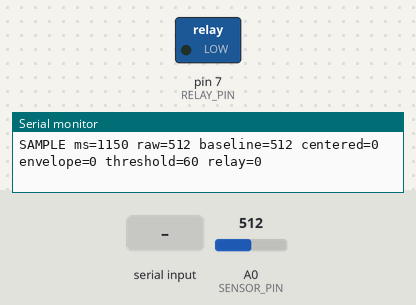
Simulated run of this sketch. Board: Arduino Pro Mini, built with avr-gcc and run on an emulated ATmega328P. Parts: switched loads named in the sketch (green lamp = pin HIGH), the last lines printed to the serial monitor. Inputs (shaded band) come from the test bench; at power-on: A0 (SENSOR_PIN) = 512.

Above: at 1.2 s.
1.3 s: A0 (SENSOR_PIN) set to 716
At 2.6 s:
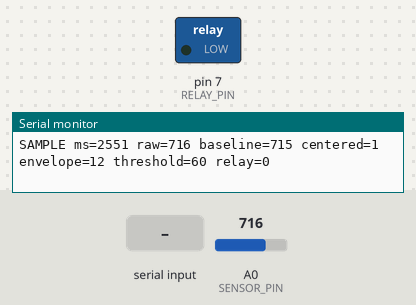
2.9 s: "t" received over Serial
At 2.96 s:
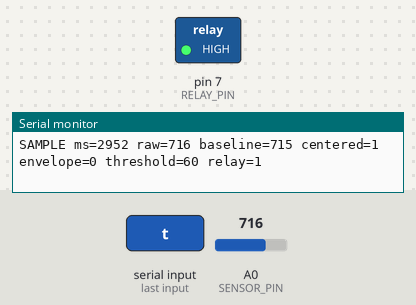
Timing chart, 0 to 5.9 s (numbered marks = the images above; inputs shaded):
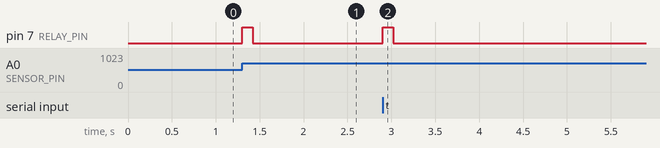

The sketch:

phase_a_single_node.ino
```cpp
/*
  TLP-Klappen - Phase A single node bring-up

  Wiring assumptions for first hardware tests:
  - Wattuino Pro Mini / Arduino Pro Mini compatible board
  - Piezo / vibration sensor analog output -> A0
  - Sensor VCC/GND -> board VCC/GND
  - Relay control input -> D7

  Safety note:
  - Do NOT drive a bare relay coil directly from the AVR pin.
  - Use a relay module with transistor/driver stage, or add an external
    transistor/MOSFET plus flyback diode across the coil.
  - Share ground between the Pro Mini and the relay driver stage.
*/

const uint8_t SENSOR_PIN = A0;
const uint8_t RELAY_PIN = 7;
const bool RELAY_ACTIVE_HIGH = true;

const int HIT_THRESHOLD = 60;                    // Envelope threshold for a hit
const unsigned long RELAY_PULSE_MS = 120;       // Relay ON pulse per hit
const unsigned long REFRACTORY_MS = 220;        // Ignore retriggers for this time
const unsigned long DEBUG_INTERVAL_MS = 50;     // Periodic debug output

const uint8_t BASELINE_FILTER_SHIFT = 4;        // 1/16 IIR baseline smoothing
const uint8_t ENVELOPE_DECAY_SHIFT = 2;         // Faster decay = smaller value

long baselineQ8 = 0;
int envelope = 0;
int lastRaw = 0;
int lastBaseline = 0;
int lastCentered = 0;

bool relayPulseActive = false;
bool debugStreamingEnabled = true;

unsigned long relayOffAtMs = 0;
unsigned long lastHitAtMs = 0;
unsigned long lastDebugAtMs = 0;

void setRelay(bool enabled) {
  digitalWrite(RELAY_PIN, enabled == RELAY_ACTIVE_HIGH ? HIGH : LOW);
}

void startRelayPulse(unsigned long nowMs) {
  relayPulseActive = true;
  relayOffAtMs = nowMs + RELAY_PULSE_MS;
  setRelay(true);
}

void stopRelayPulse() {
  relayPulseActive = false;
  setRelay(false);
}

void printHelp() {
  Serial.println(F("Commands:"));
  Serial.println(F("  t = manual relay pulse"));
  Serial.println(F("  d = toggle periodic debug stream"));
  Serial.println(F("  ? = print this help"));
}

void printSample(unsigned long nowMs) {
  Serial.print(F("SAMPLE ms="));
  Serial.print(nowMs);
  Serial.print(F(" raw="));
  Serial.print(lastRaw);
  Serial.print(F(" baseline="));
  Serial.print(lastBaseline);
  Serial.print(F(" centered="));
  Serial.print(lastCentered);
  Serial.print(F(" envelope="));
  Serial.print(envelope);
  Serial.print(F(" threshold="));
  Serial.print(HIT_THRESHOLD);
  Serial.print(F(" relay="));
  Serial.println(relayPulseActive ? 1 : 0);
}

void handleSerial(unsigned long nowMs) {
  while (Serial.available() > 0) {
    char command = static_cast<char>(Serial.read());

    if (command == 't' || command == 'T') {
      Serial.println(F("CMD manual relay pulse"));
      startRelayPulse(nowMs);
    } else if (command == 'd' || command == 'D') {
      debugStreamingEnabled = !debugStreamingEnabled;
      Serial.print(F("CMD debug_stream="));
      Serial.println(debugStreamingEnabled ? F("on") : F("off"));
    } else if (command == '?') {
      printHelp();
    }
  }
}

void setup() {
  pinMode(RELAY_PIN, OUTPUT);
  stopRelayPulse();

  Serial.begin(115200);
  while (!Serial) {
    // Safe on boards without native USB; exits immediately on Pro Mini class hardware.
  }

  baselineQ8 = static_cast<long>(analogRead(SENSOR_PIN)) << 8;

  Serial.println(F("TLP-Klappen Phase A single-node test"));
  Serial.println(F("Board: Arduino Pro Mini / Wattuino Pro Mini compatible"));
  Serial.println(F("Sensor: analog vibration input on A0"));
  Serial.println(F("Relay: timed pulse output on D7"));
  Serial.println(F("Use serial commands: t = pulse relay, d = toggle debug, ? = help"));
  printHelp();
}

void loop() {
  const unsigned long nowMs = millis();

  handleSerial(nowMs);

  lastRaw = analogRead(SENSOR_PIN);

  baselineQ8 += ((static_cast<long>(lastRaw) << 8) - baselineQ8) >> BASELINE_FILTER_SHIFT;
  lastBaseline = static_cast<int>(baselineQ8 >> 8);
  lastCentered = lastRaw - lastBaseline;

  const int magnitude = abs(lastCentered);
  if (magnitude > envelope) {
    envelope = magnitude;
  } else if (envelope > 0) {
    envelope -= max(1, envelope >> ENVELOPE_DECAY_SHIFT);
  }

  if (debugStreamingEnabled && nowMs - lastDebugAtMs >= DEBUG_INTERVAL_MS) {
    lastDebugAtMs = nowMs;
    printSample(nowMs);
  }

  const bool refractoryExpired = (lastHitAtMs == 0) || (nowMs - lastHitAtMs >= REFRACTORY_MS);
  if (envelope >= HIT_THRESHOLD && refractoryExpired) {
    lastHitAtMs = nowMs;
    startRelayPulse(nowMs);

    Serial.print(F("HIT ms="));
    Serial.print(nowMs);
    Serial.print(F(" raw="));
    Serial.print(lastRaw);
    Serial.print(F(" centered="));
    Serial.print(lastCentered);
    Serial.print(F(" envelope="));
    Serial.print(envelope);
    Serial.print(F(" threshold="));
    Serial.println(HIT_THRESHOLD);
  }

  if (relayPulseActive && static_cast<long>(nowMs - relayOffAtMs) >= 0) {
    stopRelayPulse();
    Serial.print(F("RELAY off ms="));
    Serial.println(nowMs);
  }
}
```

Measured:
- after the input at 1.3 s, pin 7 (RELAY_PIN): LOW → HIGH at once, → LOW 0.12 s later
- after the input at 2.9 s, pin 7 (RELAY_PIN): LOW → HIGH at once, → LOW 0.12 s later
